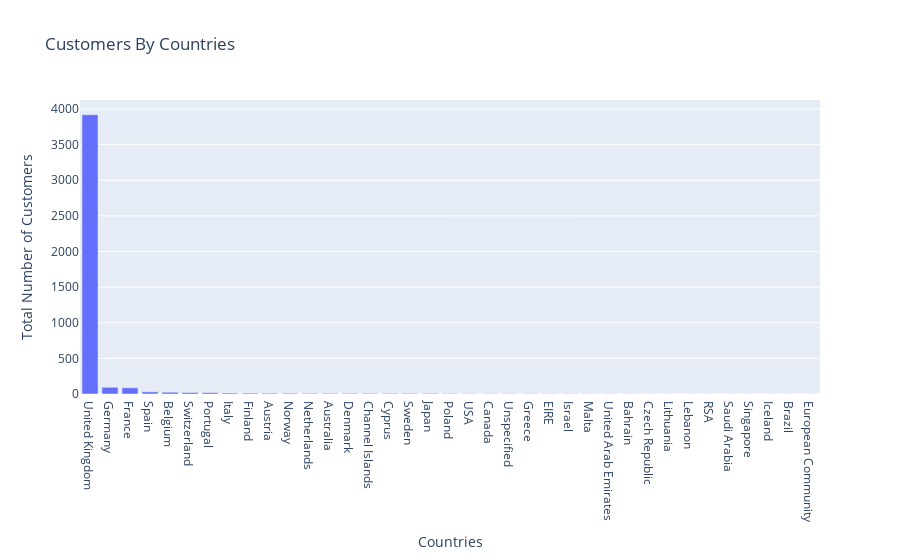

Notebook cell for this chart:
### Code cell
import plotly.express as px

dfg1 = data.groupby('Country')["CustomerID"].nunique().sort_values(ascending=False).reset_index()

fig = px.bar(dfg1, x='Country', y='CustomerID', title="Customers By Countries")
fig.update_xaxes(title="Countries")
fig.update_yaxes(title="Total Number of Customers")
fig.show()

### Figure 1 — Plotly figure (JSON) as saved in the notebook; plotly's stock layout.template omitted (floating-point values rounded to 4 significant figures)
{"data": [{"alignmentgroup": "True", "hovertemplate": "Country=%{x}<br>CustomerID=%{y}<extra></extra>", "legendgroup": "", "marker": {"color": "#636efa", "pattern": {"shape": ""}}, "name": "", "offsetgroup": "", "orientation": "v", "showlegend": false, "textposition": "auto", "type": "bar", "x": ["United Kingdom", "Germany", "France", "Spain", "Belgium", "Switzerland", "Portugal", "Italy", "Finland", "Austria", "Norway", "Netherlands", "Australia", "Denmark", "Channel Islands", "Cyprus", "Sweden", "Japan", "Poland", "USA", "Canada", "Unspecified", "Greece", "EIRE", "Israel", "Malta", "United Arab Emirates", "Bahrain", "Czech Republic", "Lithuania", "Lebanon", "RSA", "Saudi Arabia", "Singapore", "Iceland", "Brazil", "European Community"], "xaxis": "x", "y": [3920, 94, 87, 30, 25, 21, 19, 14, 12, 11, 10, 9, 9, 9, 9, 8, 8, 8, 6, 4, 4, 4, 4, 3, 3, 2, 2, 2, 1, 1, 1, 1, 1, 1, 1, 1, 1], "yaxis": "y"}], "layout": {"barmode": "relative", "legend": {"tracegroupgap": 0}, "title": {"text": "Customers By Countries"}, "xaxis": {"anchor": "y", "domain": [0, 1], "title": {"text": "Countries"}}, "yaxis": {"anchor": "x", "domain": [0, 1], "title": {"text": "Total Number of Customers"}}}}
